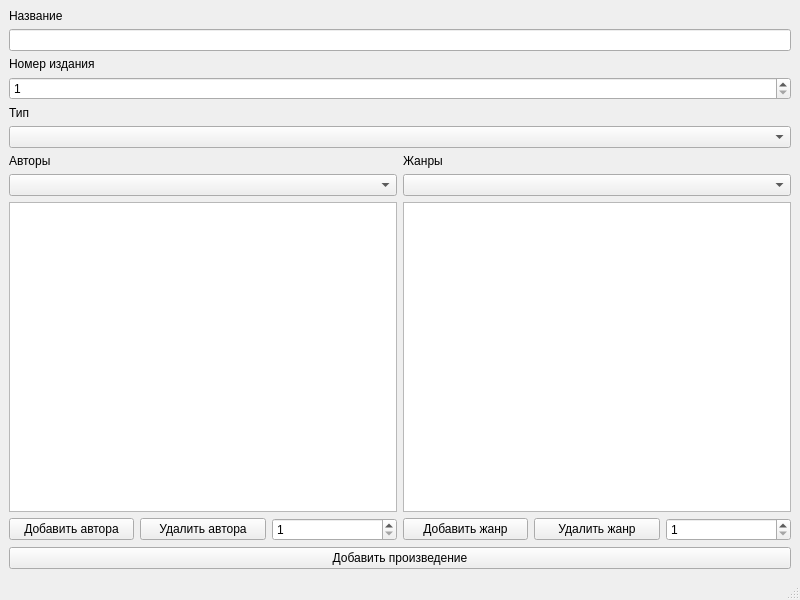
<?xml version="1.0" encoding="UTF-8"?>
<ui version="4.0">
 <class>AddWork</class>
 <widget class="QMainWindow" name="AddWork">
  <property name="geometry">
   <rect>
    <x>0</x>
    <y>0</y>
    <width>800</width>
    <height>600</height>
   </rect>
  </property>
  <property name="windowTitle">
   <string>MainWindow</string>
  </property>
  <widget class="QWidget" name="centralwidget">
   <layout class="QVBoxLayout" name="verticalLayout_4">
    <item>
     <layout class="QVBoxLayout" name="verticalLayout">
      <item>
       <widget class="QLabel" name="label">
        <property name="text">
         <string>Название</string>
        </property>
       </widget>
      </item>
      <item>
       <widget class="QLineEdit" name="name_edit"/>
      </item>
      <item>
       <widget class="QLabel" name="label_2">
        <property name="text">
         <string>Номер издания</string>
        </property>
       </widget>
      </item>
      <item>
       <widget class="QSpinBox" name="edit_num">
        <property name="minimum">
         <number>1</number>
        </property>
       </widget>
      </item>
      <item>
       <widget class="QLabel" name="label_3">
        <property name="text">
         <string>Тип</string>
        </property>
       </widget>
      </item>
      <item>
       <widget class="QComboBox" name="type_box"/>
      </item>
     </layout>
    </item>
    <item>
     <layout class="QHBoxLayout" name="horizontalLayout_3">
      <item>
       <layout class="QVBoxLayout" name="verticalLayout_2">
        <item>
         <widget class="QLabel" name="label_4">
          <property name="text">
           <string>Авторы</string>
          </property>
         </widget>
        </item>
        <item>
         <widget class="QComboBox" name="author_box"/>
        </item>
        <item>
         <widget class="QTableWidget" name="author_tab"/>
        </item>
        <item>
         <layout class="QHBoxLayout" name="horizontalLayout">
          <item>
           <widget class="QPushButton" name="add_author">
            <property name="text">
             <string>Добавить автора</string>
            </property>
           </widget>
          </item>
          <item>
           <widget class="QPushButton" name="del_author">
            <property name="text">
             <string>Удалить автора</string>
            </property>
           </widget>
          </item>
          <item>
           <widget class="QSpinBox" name="auth_del_num">
            <property name="minimum">
             <number>1</number>
            </property>
           </widget>
          </item>
         </layout>
        </item>
       </layout>
      </item>
      <item>
       <layout class="QVBoxLayout" name="verticalLayout_3">
        <item>
         <widget class="QLabel" name="label_5">
          <property name="text">
           <string>Жанры</string>
          </property>
         </widget>
        </item>
        <item>
         <widget class="QComboBox" name="genre_box"/>
        </item>
        <item>
         <widget class="QTableWidget" name="genre_tab"/>
        </item>
        <item>
         <layout class="QHBoxLayout" name="horizontalLayout_2">
          <item>
           <widget class="QPushButton" name="add_genre">
            <property name="text">
             <string>Добавить жанр</string>
            </property>
           </widget>
          </item>
          <item>
           <widget class="QPushButton" name="del_genre">
            <property name="text">
             <string>Удалить жанр</string>
            </property>
           </widget>
          </item>
          <item>
           <widget class="QSpinBox" name="gen_del_num">
            <property name="minimum">
             <number>1</number>
            </property>
           </widget>
          </item>
         </layout>
        </item>
       </layout>
      </item>
     </layout>
    </item>
    <item>
     <widget class="QPushButton" name="add_work">
      <property name="text">
       <string>Добавить произведение</string>
      </property>
     </widget>
    </item>
   </layout>
  </widget>
  <widget class="QMenuBar" name="menubar">
   <property name="geometry">
    <rect>
     <x>0</x>
     <y>0</y>
     <width>800</width>
     <height>25</height>
    </rect>
   </property>
  </widget>
  <widget class="QStatusBar" name="statusbar"/>
 </widget>
 <resources/>
 <connections/>
</ui>
